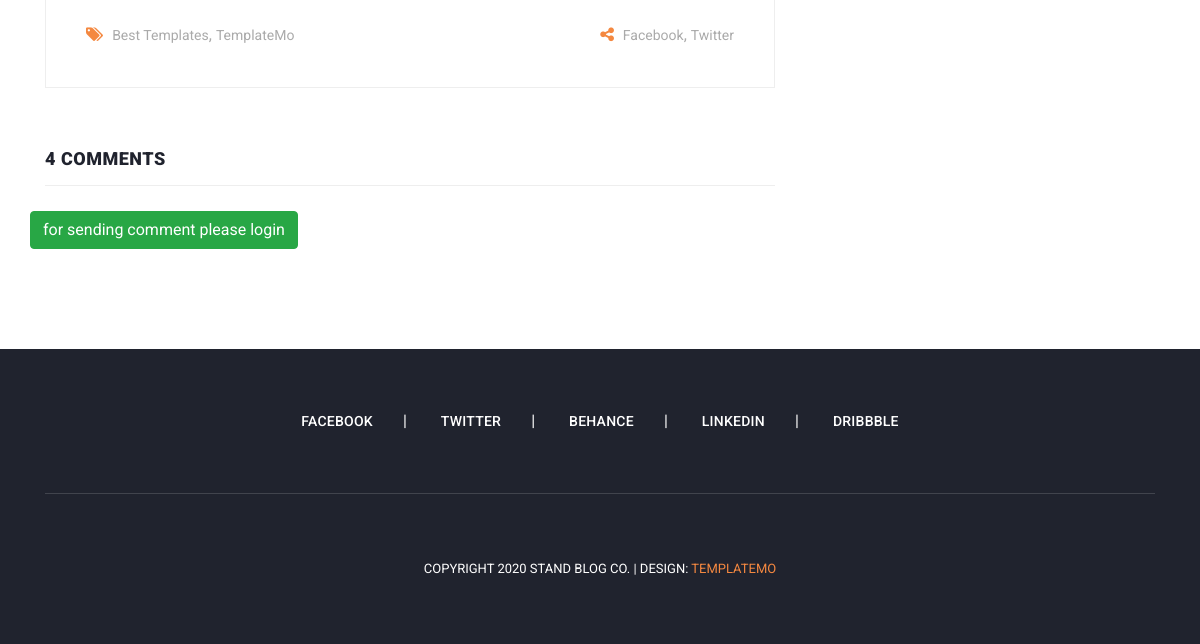
Page /articles/detail/django (lower part) on the earlier database version.
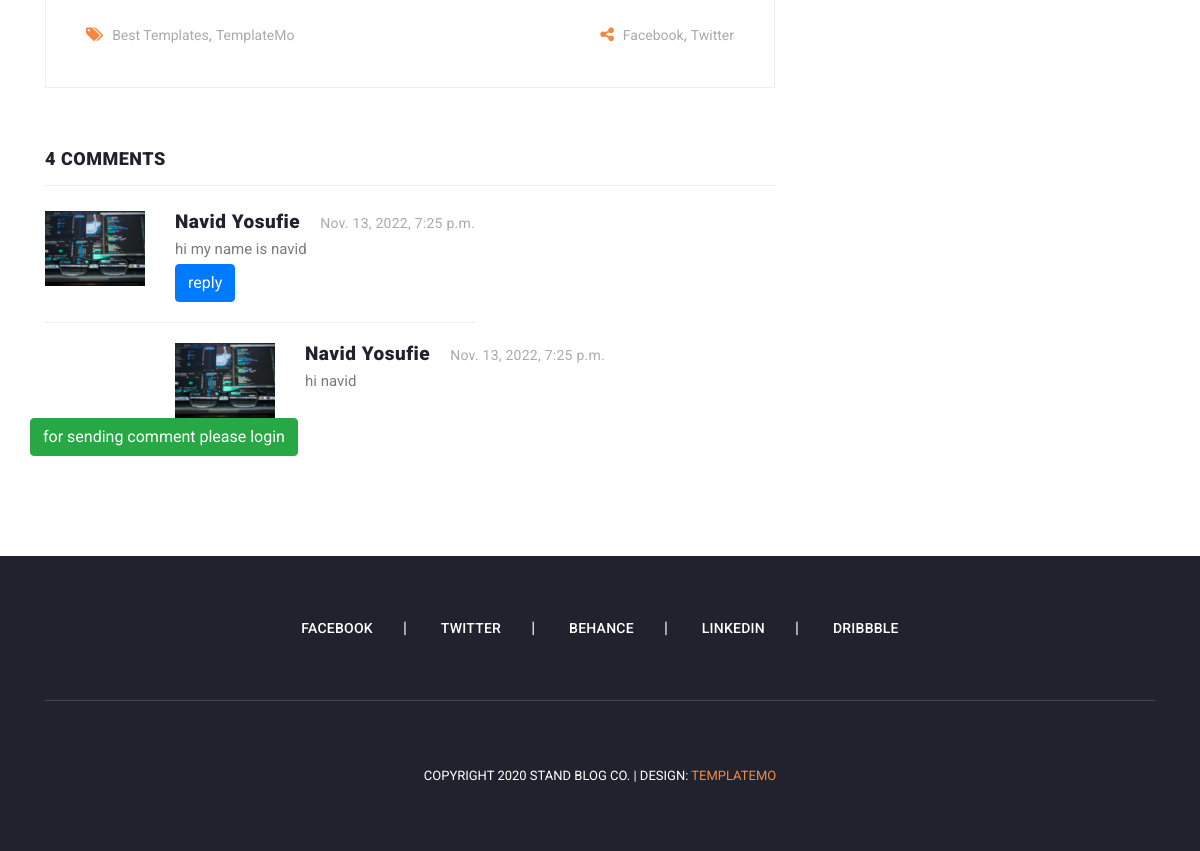
Same page on the later database version.
### blog/models.py (models this page shows, shortened)
class Comment(models.Model):
    article = models.ForeignKey(Article, on_delete=models.CASCADE, related_name="comments")
    user = models.ForeignKey(User, on_delete=models.CASCADE, related_name="comments")
    parent = models.ForeignKey("self", on_delete=models.CASCADE, related_name='replies', blank=True, null=True)
    body = models.TextField()
    created = models.DateTimeField(auto_now_add=True, blank=True, null=True)

### account/models.py (models this page shows, shortened)
class Profile(models.Model):
    user = models.OneToOneField(User, on_delete=models.CASCADE)
    fathers_name = models.CharField(max_length=30)
    natinal_code = models.CharField(max_length=10)
    image = models.ImageField(upload_to="profile/image", blank=True, null=True)

### blog/views.py (the view)
# urls.py: path("detail/<slug:slug>", views.post_detail, name="article_detail"),
def post_detail(request, slug):
    article = get_object_or_404(Article, slug=slug)
    if request.method == 'POST':
        body = request.POST.get("body")
        parent_id = request.POST.get("parent_id")
        Comment.objects.create(body=body, article=article, user=request.user, parent_id=parent_id)
    return render(request, "blog/article_detail.html", {"article": article})

### blog/models.py (called while the page is built)
    def get_absolute_url(self):
        return reverse("blog:article_detail", kwargs={"slug": self.slug})

### context_processors/context_processors.py (called while the page is built)
def recent_articles(request):
    recent_articles = Article.objects.order_by("-created",)[:2]
    return {"recent_articles": recent_articles}

def cateqouries(request):
    cateqouries = Cateqory.objects.all()
    return {"cateqouries": cateqouries}

### blog/templates/blog/article_detail.html (shortened to what the changed rows need)
{% extends "base.html" %}
{% load static %}
{% block content %}
    <section class="blog-posts grid-system">
        <div class="container">
            <div class="row">
                <div class="col-lg-8">
                    <div class="all-blog-posts">
                        <div class="row">
                            <div class="col-lg-12">
                                <div class="sidebar-item comments">
                                    <div class="sidebar-heading">
                                        <h2>4 comments</h2>
                                    </div>
                                    <div class="content">
                                        <ul>
                                            {% for comment in article.comments.all %}
                                                {% if comment.parent == None %}
                                                    <li>
                                                        <div class="author-thumb">
                                                            {% if comment.user.profile.image %}
                                                                <img src="{{ comment.user.profile.image.url }}" alt="">
                                                            {% else %}
                                                                <img src="{% static "images/profile.png" %}" alt="">
                                                            {% endif %}
                                                        </div>
                                                        <div class="right-content">
                                                            <h4>{{ comment.user.get_full_name }}<span>{{ comment.created }}</span>
                                                            </h4>
                                                            <p>{{ comment.body }}</p>
                                                            <button name="reply" onclick="set_value({{ comment.id }})" class="btn btn-primary">reply</button>
                                                        </div>
                                                    </li>
                                                    {% for reply in comment.replies.all %}
                                                        <li class="replied">
                                                            <div class="author-thumb">
                                                                {% if comment.user.profile.image %}
                                                                    <img src="{{ comment.user.profile.image.url }}"
                                                                         alt="">
                                                                {% else %}
                                                                    <img src="{% static "images/profile.png" %}"
                                                                         alt="">
                                                                {% endif %}
                                                            </div>
                                                            <div class="right-content">
                                                                <h4>{{ reply.user.get_full_name }}<span>{{ reply.created }}</span>
                                                                </h4>
                                                                <p>{{ reply.body }}</p>
                                                            </div>
                                                        </li>
                                                    {% endfor %}
                                                {% endif %}
                                            {% endfor %}
                                        </ul>
                                    </div>
                                </div>
                            </div>
                        </div>
                    </div>
                </div>
            </div>
        </div>
    </section>
{% endblock %}

Differences in the rows shown:
added Comment: user.profile.image (picture), user.get_full_name "Navid Yosufie", created "Nov. 13, 2022, 7:25 p.m.", body "hi my name is navid", shown under "4 COMMENTS"
added Comment: user.profile.image (picture), user.get_full_name "Navid Yosufie", created "Nov. 13, 2022, 7:25 p.m.", body "hi navid"
